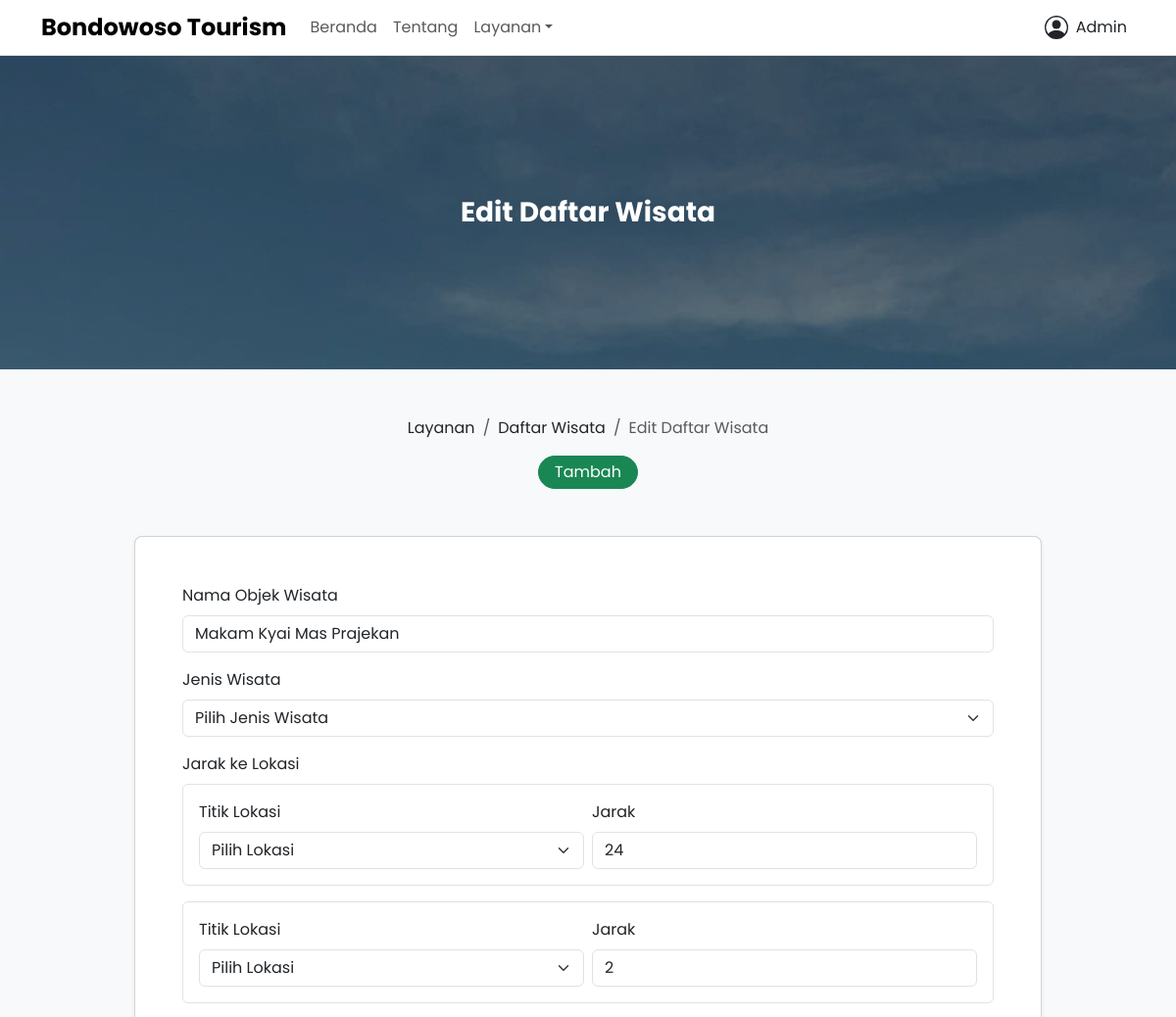
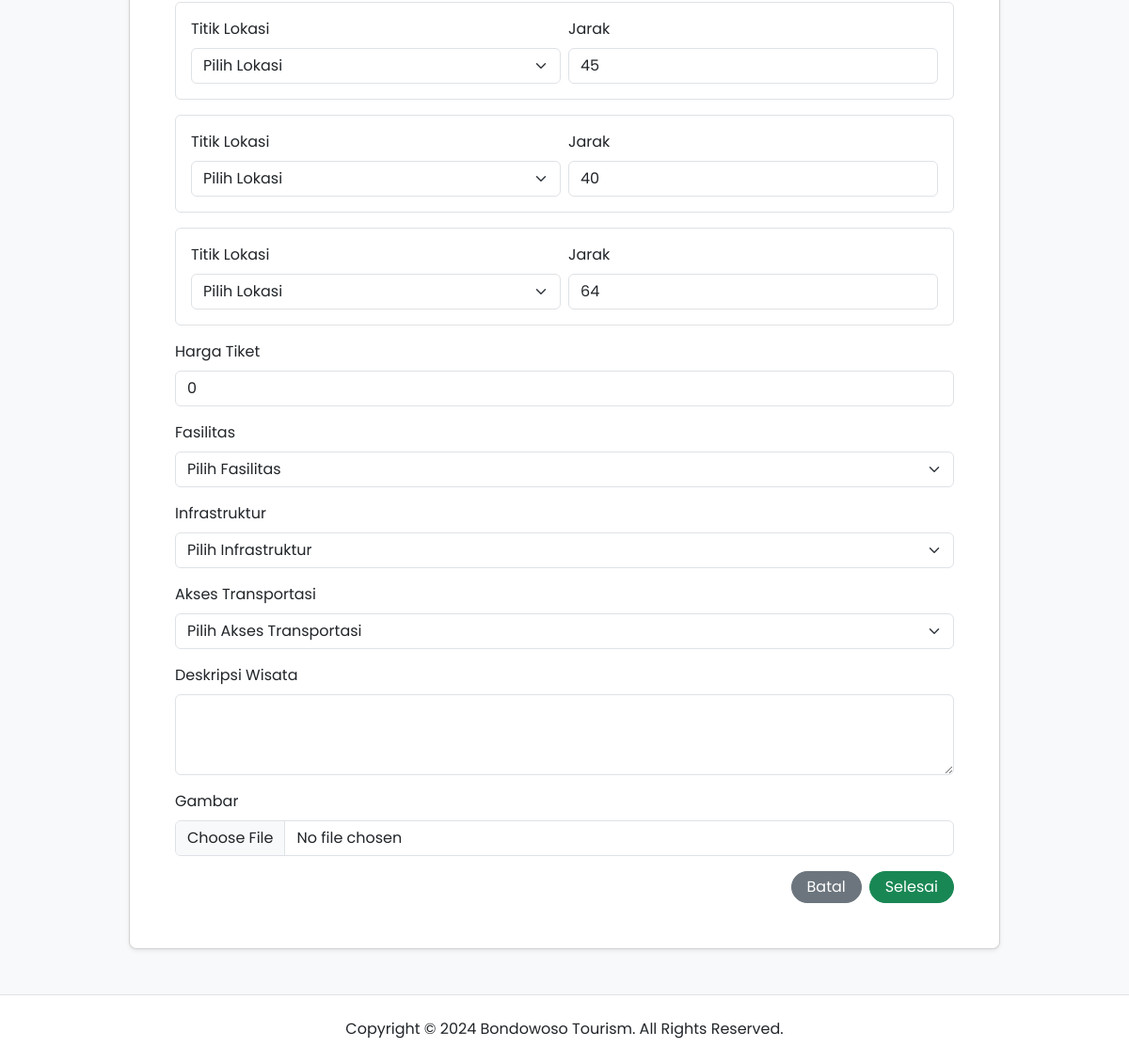
The app's page /layanan/daftar-wisata/36/edit (signed in) with its own data (2 pictures, top to bottom).
### app/models.py (models this page shows, shortened)
class User(UserMixin, db.Model):
  __tablename__ = "user"
  id = db.Column(db.Integer, primary_key=True)
  name = db.Column(db.String(60), nullable=False)
  gender = db.Column(db.String(60), nullable=False)
  phone = db.Column(db.String(60), nullable=False, unique=True)
  email = db.Column(db.String(60), nullable=False, unique=True)
  role = db.Column(db.String(20), nullable=False, default="user")
  password = db.Column(db.String(128), nullable=False)
  joined_date = db.Column(db.DateTime, nullable=False, default=datetime.now)
  usage_help = db.relationship("UsageHelp", backref="user", lazy=True)
  criteria = db.relationship("Criteria", backref="user", lazy=True)
  sub_criteria = db.relationship("SubCriteria", backref="user", lazy=True)
  location_point = db.relationship("LocationPoint", backref="user", lazy=True)
  tour_type = db.relationship("TourType", backref="user", lazy=True)
  tour_list = db.relationship("TourList", backref="user", lazy=True)

class TourList(db.Model):
  __tablename__ = "tour_list"
  id = db.Column(db.Integer, primary_key=True)
  name = db.Column(db.String(128), nullable=False)
  ticket = db.Column(db.Integer, nullable=False)
  facility = db.Column(db.Integer, nullable=False)
  infrastructure = db.Column(db.Integer, nullable=False)
  transportation_access = db.Column(db.Integer, nullable=False)
  description = db.Column(db.Text, nullable=True)
  image = db.Column(db.String(20), nullable=False, default="default.jpg")
  posted_date = db.Column(db.DateTime, nullable=False, default=datetime.now)
  updated_date = db.Column(db.DateTime, onupdate=datetime.now, default=datetime.now)
  user_id = db.Column(db.Integer, db.ForeignKey("user.id"), nullable=False)
  tour_type_id = db.Column(db.Integer, db.ForeignKey("tour_type.id"), nullable=False)
  tour_type = db.relationship("TourType", back_populates="tour_list")
  distances = db.relationship("TourDistance", backref="tour_list", lazy=True) # relationship to distances

### app/views/public.py (the view)
@public_app.route("/layanan/daftar-wisata/<id>/edit", methods=["GET", "POST"])
@login_required
def update_tour_list(id):
  check_admin()
  data = TourList.query.filter_by(id=id).first_or_404()
  location_points = LocationPoint.query.all()
  distances_data = TourDistance.query.filter_by(tour_list_id=id).all()
  count = len(location_points)
  class LocalForm(TourListForm):
    distances = FieldList(FormField(DistanceForm), min_entries=count)
  form = LocalForm()
  if form.validate_on_submit():
    if form.image.data:
      image = save_resized_image(form.image.data, 1280, 720, "tour_list")
      data.image = image
    data.name = form.name.data
    data.tour_type = form.tour_type.data
    data.ticket = form.ticket.data
    data.facility = str(form.facility.data)
    data.infrastructure = str(form.infrastructure.data)
    data.transportation_access = str(form.transportation_access.data)
    data.description = form.description.data
    data.user = current_user
    TourDistance.query.filter_by(tour_list_id=id).delete() # remove old distances
    for distance_form in form.distances:
      distance = TourDistance(tour_list_id=data.id, location_point_id=distance_form.location_point.data.id, distance=distance_form.distance.data)
      db.session.add(distance)
    db.session.commit()
    flash("Data telah berhasil diperbarui!", "success")
    return redirect(url_for("public_app.tour_list"))
  elif request.method == "GET":
    facility = SubCriteria.query.filter_by(criteria_id=2, value=data.facility).first()
    infrastructure = SubCriteria.query.filter_by(criteria_id=4, value=data.infrastructure).first()
    transportation_access = SubCriteria.query.filter_by(criteria_id=5, value=data.transportation_access).first()
    form.name.data = data.name
    form.tour_type.data = data.tour_type
    form.ticket.data = data.ticket
    form.facility.data = facility
    form.infrastructure.data = infrastructure
    form.transportation_access.data = transportation_access
    form.description.data = data.description
    for i, distance in enumerate(distances_data):
      if i < len(form.distances.entries):
        form.distances.entries[i].form.location_point.data = distance.location_point
        form.distances.entries[i].form.distance.data = distance.distance
  return render_template("public/services/tour_list/tour-list_form.html", title="Edit Daftar Wisata - Bondowoso Tourism", form=form, operation="Edit")

### app/views/public.py
  class LocalForm(TourListForm):
    distances = FieldList(FormField(DistanceForm), min_entries=count)

### app/forms.py
class DistanceForm(FlaskForm):
  location_point = QuerySelectField("Titik Lokasi", validators=[DataRequired()], query_factory=lambda: LocationPoint.query.all(), get_label="name", allow_blank=True, blank_text="Pilih Lokasi")
  distance = IntegerField("Jarak", validators=[InputRequired()])

### app/models.py (called while the page is built)
@login_manager.user_loader
def load_user(user_id):
  return User.query.get(int(user_id))

### app/utils.py (called while the page is built)
def check_admin():
  if not current_user.role == "admin":
    abort(403)

### app/templates/public/services/tour_list/tour-list_form.html (shortened to what this page needs)
{% extends 'components/public/base.html' %} {% set active_page = 'tour_list' %} {% block content %}
<div class="banner d-flex bg-hero h-20rem">
  <div class="container my-auto">
    <div class="row justify-content-center align-items-center">
      <div class="col-lg-10">
        <div class="text-white text-center">
          <h2 class="fw-bold fs-3 title-clamp-2 mb-0">{{ operation }} Daftar Wisata</h2>
        </div>
      </div>
    </div>
  </div>
</div>
<div class="page-wrapper bg-body-tertiary">
  <div class="container">
    <div class="row justify-content-center align-items-center pt-5">
      <div class="col-lg-10">
        <div class="d-flex flex-column row-gap-3">
          <nav aria-label="breadcrumb">
            <ol class="breadcrumb justify-content-center align-items-center mb-0">
              <li class="breadcrumb-item"><a class="link-dark link-offset-2 link-underline-opacity-0 link-underline-opacity-100-hover" href="{{ url_for('public_app.services') }}">Layanan</a></li>
              <li class="breadcrumb-item"><a class="link-dark link-offset-2 link-underline-opacity-0 link-underline-opacity-100-hover" href="{{ url_for('public_app.tour_list') }}">Daftar Wisata</a></li>
              <li class="breadcrumb-item active" aria-current="page">{{ operation }} Daftar Wisata</li>
            </ol>
          </nav>
          {% if current_user.role == "admin" %}
          <div class="text-center">
            <a class="btn btn-success rounded-5 py-1 px-3" href="{{ url_for('public_app.create_tour_list') }}" role="button">Tambah</a>
          </div>
          {% endif %}
        </div>
      </div>
    </div>
    <div class="row justify-content-center align-items-center py-5">
      <div class="col-lg-10">
        <div class="card shadow-sm rounded-3">
          <div class="card-body p-lg-5 py-5 px-4">
            <form enctype="multipart/form-data" method="POST">
              <div class="mb-3">
                {{ form.name.label(class="form-label") }} {% if form.name.errors %} {{ form.name(class="form-control is-invalid") }}
                <div class="invalid-feedback">
                  {% for error in form.name.errors %}
                  <span>{{ error }}</span>
                  {% endfor %}
                </div>
                {% else %} {{ form.name(class="form-control") }} {% endif %}
              </div>
              <div class="mb-3">
                {{ form.tour_type.label(class="form-label") }} {% if form.tour_type.errors %} {{ form.tour_type(class="form-select is-invalid") }}
                <div class="invalid-feedback">
                  {% for error in form.tour_type.errors %}
                  <span>{{ error }}</span>
                  {% endfor %}
                </div>
                {% else %} {{ form.tour_type(class="form-select") }} {% endif %}
              </div>
              <div class="mb-3">
                <label class="form-label">Jarak ke Lokasi</label>
                <div class="distance-fields d-flex flex-column row-gap-3">
                  {% for distance_form in form.distances %}
                  <div class="d-flex flex-column flex-lg-row gap-2 border rounded p-3">
                    <div class="d-flex flex-column w-100">
                      {{ distance_form.location_point.label(class="form-label") }} {% if distance_form.location_point.errors %} {{ distance_form.location_point(class="form-select is-invalid") }}
                      <div class="invalid-feedback">
                        {% for error in distance_form.location_point.errors %}
                        <span>{{ error }}</span>
                        {% endfor %}
                      </div>
                      {% else %} {{ distance_form.location_point(class="form-select") }} {% endif %}
                    </div>
                    <div class="d-flex flex-column w-100">
                      {{ distance_form.distance.label(class="form-label") }} {% if distance_form.distance.errors %} {{ distance_form.distance(class="form-control is-invalid") }}
                      <div class="invalid-feedback">
                        {% for error in distance_form.distance.errors %}
                        <span>{{ error }}</span>
                        {% endfor %}
                      </div>
                      {% else %} {{ distance_form.distance(class="form-control") }} {% endif %}
                    </div>
                  </div>
                  {% endfor %}
                </div>
              </div>
              <div class="mb-3">
                {{ form.ticket.label(class="form-label") }} {% if form.ticket.errors %} {{ form.ticket(class="form-control is-invalid") }}
                <div class="invalid-feedback">
                  {% for error in form.ticket.errors %}
                  <span>{{ error }}</span>
                  {% endfor %}
                </div>
                {% else %} {{ form.ticket(class="form-control") }} {% endif %}
              </div>
              <div class="mb-3">
                {{ form.facility.label(class="form-label") }} {% if form.facility.errors %} {{ form.facility(class="form-select is-invalid") }}
                <div class="invalid-feedback">
                  {% for error in form.facility.errors %}
                  <span>{{ error }}</span>
                  {% endfor %}
                </div>
                {% else %} {{ form.facility(class="form-select") }} {% endif %}
              </div>
              <div class="mb-3">
                {{ form.infrastructure.label(class="form-label") }} {% if form.infrastructure.errors %} {{ form.infrastructure(class="form-select is-invalid") }}
                <div class="invalid-feedback">
                  {% for error in form.infrastructure.errors %}
                  <span>{{ error }}</span>
                  {% endfor %}
                </div>
                {% else %} {{ form.infrastructure(class="form-select") }} {% endif %}
              </div>
              <div class="mb-3">
                {{ form.transportation_access.label(class="form-label") }} {% if form.transportation_access.errors %} {{ form.transportation_access(class="form-select is-invalid") }}
                <div class="invalid-feedback">
                  {% for error in form.transportation_access.errors %}
                  <span>{{ error }}</span>
                  {% endfor %}
                </div>
                {% else %} {{ form.transportation_access(class="form-select") }} {% endif %}
              </div>
              <div class="mb-3">
                {{ form.description.label(class="form-label") }} {% if form.description.errors %} {{ form.description(class="form-control is-invalid") }}
                <div class="invalid-feedback">
                  {% for error in form.description.errors %}
                  <span>{{ error }}</span>
                  {% endfor %}
                </div>
                {% else %} {{ form.description(class="form-control") }} {% endif %}
              </div>
              <div class="mb-3">
                {{ form.image.label(class="form-label") }} {% if form.image.errors %} {{ form.image(class="form-control is-invalid") }}
                <div class="invalid-feedback">
                  {% for error in form.image.errors %}
                  <span>{{ error }}</span>
                  {% endfor %}
                </div>
                {% else %} {{ form.image(class="form-control") }} {% endif %}
              </div>
              <div class="d-flex flex-row justify-content-end align-items-center column-gap-2">
                <a class="btn btn-secondary rounded-5 py-1 px-3" href="{{ url_for('public_app.tour_list') }}" role="button">Batal</a>
                {{ form.submit(class="btn btn-success rounded-5 py-1 px-3") }}
              </div>
            </form>
          </div>
        </div>
      </div>
    </div>
  </div>
</div>
{% endblock %}

### app/templates/components/public/includes/navbar.html (shortened to what this page needs)
<nav class="navbar navbar-expand-lg bg-body border-bottom">
  <div class="container">
    <a class="navbar-brand" href="{{ url_for('public_app.homepage') }}">
      <h1 class="fw-bold fs-4 my-auto">Bondowoso Tourism</h1>
    </a>
    <div class="offcanvas offcanvas-end border-0" tabindex="-1" id="offcanvasNavbar" aria-labelledby="offcanvasNavbarLabel">
      <div class="offcanvas-body">
        <ul class="navbar-nav me-auto">
          <li class="nav-item">
            <a class="{{ 'nav-link active' if active_page == 'home' else 'nav-link' }}" aria-current="page" href="{{ url_for('public_app.homepage') }}">Beranda</a>
          </li>
          <li class="nav-item">
            <a class="{{ 'nav-link active' if active_page == 'about' else 'nav-link' }}" href="{{ url_for('public_app.about') }}">Tentang</a>
          </li>
          <li class="nav-item dropdown">
            <a class="nav-link dropdown-toggle" href="#" role="button" data-bs-toggle="dropdown" aria-expanded="false">Layanan</a>
          </li>
        </ul>
        <ul class="navbar-nav">
          {% if current_user.is_authenticated %}
          <li class="nav-item dropdown">
            <a class="nav-link text-body" href="#" role="button" data-bs-toggle="dropdown" aria-expanded="false">
              <div class="d-flex align-items-center column-gap-2">
                <svg xmlns="http://www.w3.org/2000/svg" height="1.5em" fill="currentColor" viewBox="0 0 16 16">
                  <path d="M11 6a3 3 0 1 1-6 0 3 3 0 0 1 6 0" />
                  <path fill-rule="evenodd" d="M0 8a8 8 0 1 1 16 0A8 8 0 0 1 0 8m8-7a7 7 0 0 0-5.468 11.37C3.242 11.226 4.805 10 8 10s4.757 1.225 5.468 2.37A7 7 0 0 0 8 1" />
                </svg>
                <p class="mb-0">{{ current_user.name }}</p>
              </div>
            </a>
          </li>
          {% else %}
          <li class="nav-item my-auto">
            <a class="btn btn-outline-dark rounded-5 py-1 px-3" href="{{ url_for('control_panel_app.login') }}" role="button">Masuk</a>
            <a class="btn btn-dark rounded-5 py-1 px-3" href="{{ url_for('control_panel_app.register') }}" role="button">Daftar</a>
          </li>
          {% endif %}
        </ul>
      </div>
    </div>
  </div>
</nav>

### app/static/css/main.css (style rules this page uses)
body { font-family: "Poppins", sans-serif; }
.bg-hero { background: linear-gradient(rgba(0, 0, 0, 0.25), rgba(0, 0, 0, 0.25)), url(../media/uploads/home/hero.jpg); background-attachment: fixed; background-repeat: no-repeat; background-size: cover; background-position: center; }
.h-20rem { height: 20rem; }

### records on screen
User: name "Admin"
TourList: name "Makam Kyai Mas Prajekan", tour_type "Pilih Jenis Wisata", ticket "0", facility "Pilih Fasilitas", infrastructure "Pilih Infrastruktur", transportation_access "Pilih Akses Transportasi"

### other values on screen
{{ operation }} "Edit"
{{ distance_form.location_point.label(class="form-label") }} "Titik Lokasi" "Titik Lokasi" "Titik Lokasi" "Titik Lokasi" "Titik Lokasi"
{{ distance_form.distance.label(class="form-label") }} "Jarak" "Jarak" "Jarak" "Jarak" "Jarak"
